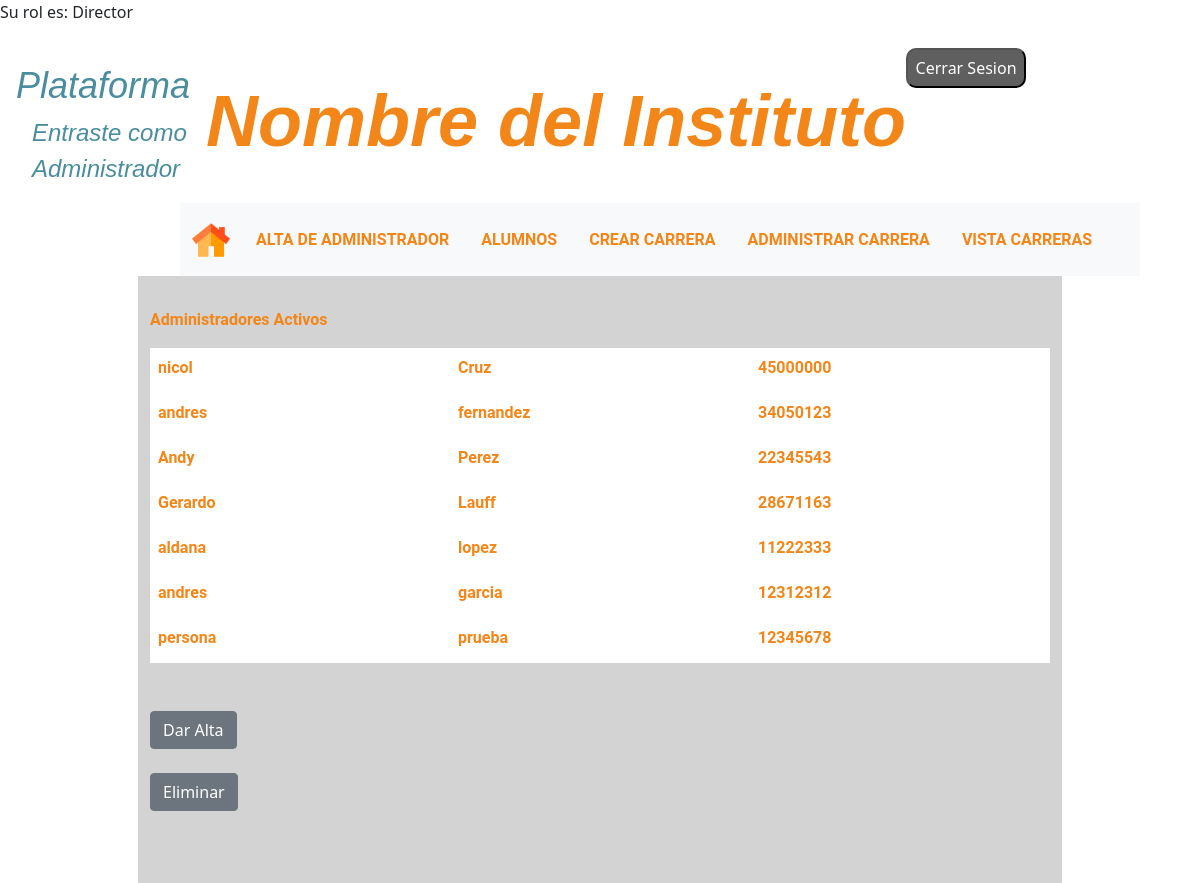
The page /Vista/Lista_Admins.php (signed in) on the database as committed earlier.
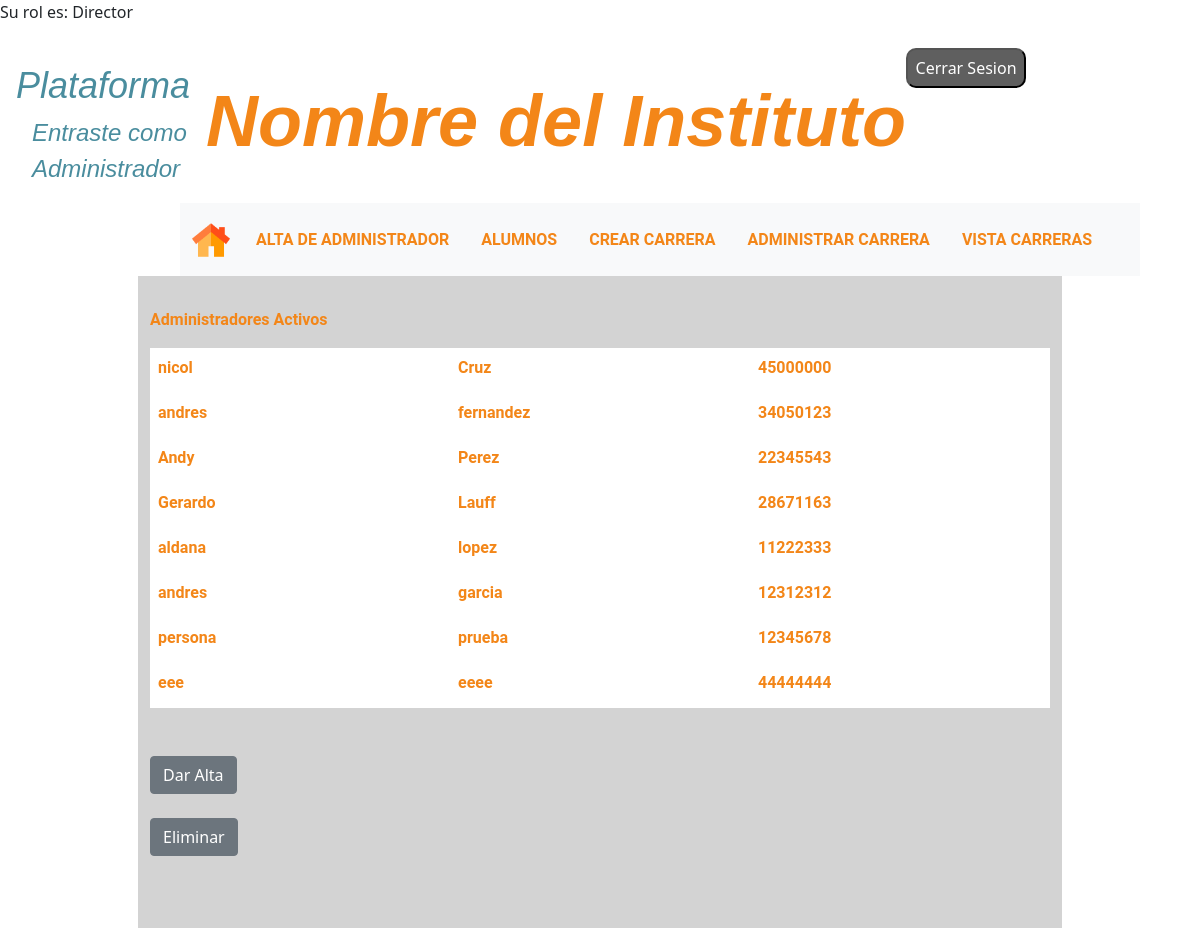
The same page on the database as committed later.
### tables this page shows
CREATE TABLE `personal` (
  `id` int(11) NOT NULL,
  `nombre` varchar(255) NOT NULL,
  `apellido` varchar(255) NOT NULL,
  `telefono` varchar(255) NOT NULL,
  `dni` varchar(255) NOT NULL,
  `pasaporte` varchar(255) NOT NULL,
  `email` varchar(255) NOT NULL,
  `rol` varchar(255) NOT NULL,
  `id_carrera` int(11) NOT NULL
);

### Vista/Lista_Admins.php (the view, shortened to what this page needs)
<?php
  $rol = $_SESSION['Rol'];
  echo "Su rol es:  ". $rol;
?>
<!DOCTYPE html>
<html lang="en">
<head>
  <link href="https://cdn.jsdelivr.net/npm/bootstrap@5.1.3/dist/css/bootstrap.min.css" rel="stylesheet"
>
  <link rel="stylesheet" href="../css/Listas_Admin.css">
  <link rel="stylesheet" href="../css/MenuPrincipal.css">
</head>
<body>
  <header>
    <br>
    <div class="kontainer">
      <div>
        <div id="plataforma" >
          <h2>Plataforma</h2>
          <p>Entraste como <br>Administrador</p>        </div>
      </div>
      <div >
        <div id="titulo">
          <h1>Nombre del Instituto</h1>
        </div>
      </div>
      <div>
        <button id="btnCerrarS" type="button" > <a href="../Controlador/Cerrar_session.php">Cerrar Sesion</a></button>
      </div>
    </div>
    <div class="MenuContainer">
      <div>
        <div>
          <nav class="navbar navbar-expand-lg  navbar-light bg-light">
            <div class="container-fluid ">
              <div class="imgHome">
                <a aria-current="page" href="Admin_Logueado.php"><img src="../img/home3.png" alt="Inicio" width="40" height="40"></a>
              </div>
              <div class="collapse navbar-collapse" id="navbarSupportedContent">
                <ul class="navbar-nav me-auto mb-2 mb-lg-0">
                  <li class="nav-item menuli">
                    <a href="Lista_Admins.php">ALTA DE ADMINISTRADOR</a>
                  </li>
                  <li class="nav-item menuli">
                    <a href="Admin_administrarAlumnos.php">ALUMNOS</a>
                  </li>
                  <li class="nav-item menuli">
                    <a href="crearCarrera.php">CREAR CARRERA</a>
                  </li>
                  <li class="nav-item menuli">
                    <a href="administrar_Carrera.php">ADMINISTRAR CARRERA</a>
                  </li>
                  <li class="nav-item menuli">
                    <a href="administrar_vistaCarrera.php">VISTA CARRERAS</a>
                  </li>
                </ul>
              </div>
            </div>
          </nav>
        </div>
      </div>
    </div>
  </header>
  <main>
    <section>
      <div class="row d-flex justify-content-center align-items-center">
        <form id="bodyprincipal" action="" >
          <div class="titulos">
            <p>Administradores Activos</p>
          </div>
          <div class="espacioBlanco">
            <?php
                include("../Modelo/Conexion.php");
                $consultaAl = "SELECT * FROM personal";
                $resultado = mysqli_query($conexion,$consultaAl);
                while($consulta = mysqli_fetch_array($resultado)){
                    $nombre =  $consulta["nombre"];
                    $Apellido =  $consulta["apellido"];
                    $dni =  $consulta["dni"];
                    if (($consulta["rol"] == "Director")|| ($consulta["rol"] == "Secretario") || ($consulta["rol"] == "Vicedirector") ){
                        echo
                        "<div class=". "'". "info". "'" . "><label id=" . "'" . "inputt" . "'" .">" . $nombre .  "</label></div>
                        <div class=". "'". "info". "'" . "><label id=" . "'" . "inputt" . "'" .">" . $Apellido .  "</label></div>
                        <div class=". "'". "info". "'" . "><label id=" . "'" . "inputt" . "'" .">" . $dni .  "</label></div>
                        ";
                    }
                }
            ?>
          </div>
          <br><br>
         <a href="altaAdmin.php"> <button type="button" class=" btn btn-secondary">Dar Alta</button></a><br><br>
         <a href="eliminar_Admin.php"> <button type="button" class=" btn btn-secondary">Eliminar</button></a><br><br>
      </form>
      </div>
    </section>
  </main>
</body>
</html>

Rows that differ between the two databases and show on the page:
added personal: nombre "eee", apellido "eeee", dni "44444444"
